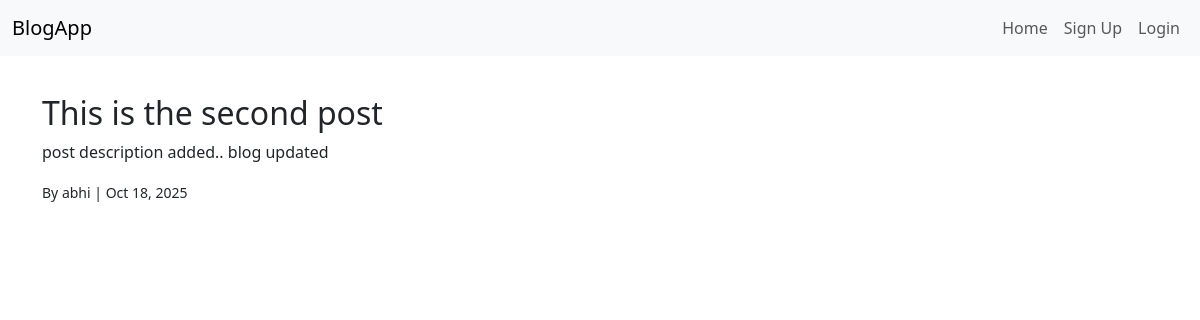
Screenshot of /post/3/ with the database file from the repository.
### blog/models.py (models this page shows, shortened)
class Post(models.Model):
    title = models.CharField(max_length=200)
    content = models.TextField()
    author = models.ForeignKey(User, on_delete=models.CASCADE)
    created_at = models.DateTimeField(auto_now_add=True)
    updated_at = models.DateTimeField(auto_now=True)

### blog/views.py (the view)
# urls.py: path('post/<int:post_id>/', views.post_detail, name='post_detail'),
def post_detail(request, post_id):
    post = get_object_or_404(Post, id=post_id)
    return render(request, 'post_detail.html', {'post': post})

### blog/templates/post_detail.html (shortened to what this page needs)
{% extends 'base.html' %}
{% block content %}
<div class="container mt-4">
  <h2>{{ post.title }}</h2>
  <p>{{ post.content }}</p>
  <small>By {{ post.author.username }} | {{ post.created_at|date:"M d, Y" }}</small>
</div>
{% endblock %}

### rows the page displays
Post: title "This is the second post", content "post description added.. blog updated", author.username "abhi", created_at "Oct 18, 2025"
